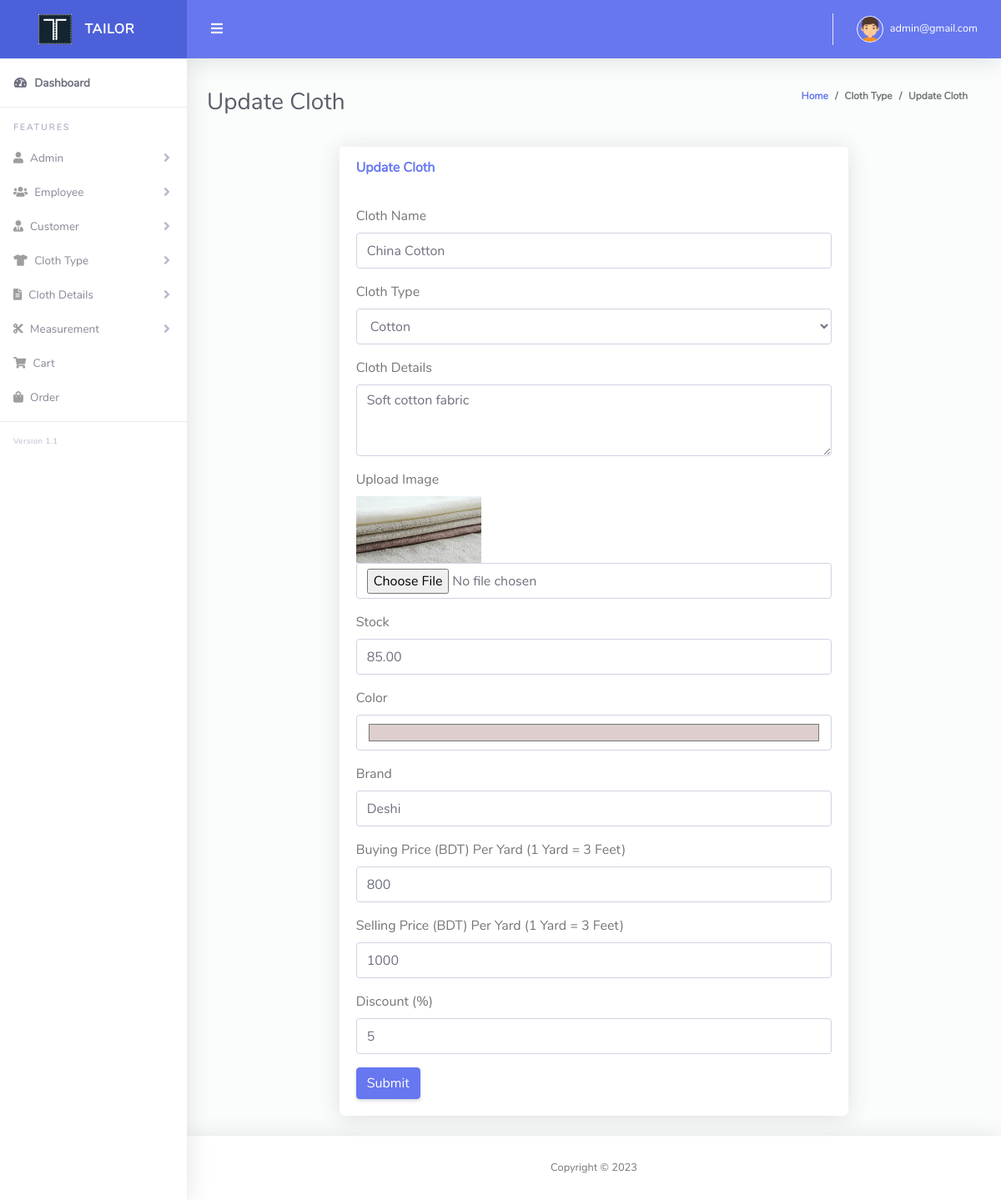
The page /edit_cloth.php?clothid=20 (signed in) on the database its author committed.
### tables this page shows
CREATE TABLE `tbl_cloth` (
  `id` int(11) NOT NULL,
  `cloth_name` varchar(255) NOT NULL,
  `type` int(11) NOT NULL,
  `details` text NOT NULL,
  `image` varchar(255) NOT NULL,
  `stock` varchar(255) NOT NULL,
  `color` varchar(255) NOT NULL,
  `brand` varchar(255) NOT NULL,
  `buying_price` int(11) NOT NULL,
  `selling_price` int(11) NOT NULL,
  `discount` int(11) NOT NULL,
  `created_at` timestamp NOT NULL DEFAULT current_timestamp(),
  `soft_delete` tinyint(4) NOT NULL DEFAULT 0
);

CREATE TABLE `cloth_type` (
  `id` int(11) NOT NULL,
  `name` varchar(255) NOT NULL,
  `soft_delete` tinyint(4) NOT NULL DEFAULT 0
);

### Classes/DB.php (called while the page is built, shortened)
<?php
class DB
{
    public function connect(){
        $this->conn = new mysqli("localhost","root","","tailor_shop");
        if ($this->conn->connect_error) {
          die("Connection failed: " . $this->conn->connect_error);
        } else {
            return $msg =  "connected";
        }
    }
}

### Classes/ClothClass.php (called while the page is built, shortened)
<?php
include_once 'db.php';
class ClothClass extends DB
{
    public function viewSingleCloth($clothid){
        $query  = "SELECT * FROM tbl_cloth WHERE id='$clothid'";
        $result = $this->conn->query($query);
        return $result;
    }
	public function select($query){
		$result = $this->conn->query($query) or die($this->conn->error.__LINE__);
		if($result->num_rows > 0){
			return $result;
		} else {
			return false;
		}
	}
}

### edit_cloth.php (the view, shortened to what this page needs)
<?php include 'layouts/header.php';
$clothid = "";
if ($_GET['clothid'] == NULL || !isset($_GET['clothid'])) {
  "<script>window.location = 'all_cloth.php'; </script>";
} else {
  $clothid = $_GET['clothid'];
}
?>
<div class="container-fluid" id="container-wrapper">
  <div class="d-sm-flex align-items-center justify-content-between mb-4">
    <h1 class="h3 mb-0 text-gray-800">Update Cloth</h1>
    <ol class="breadcrumb">
      <li class="breadcrumb-item"><a href="index.php">Home</a></li>
      <li class="breadcrumb-item">Cloth Type</li>
      <li class="breadcrumb-item active" aria-current="page">Update Cloth</li>
    </ol>
  </div>
  <div class="row">
    <div class="col-lg-2"></div>
    <div class="col-lg-8">
      <div class="card mb-4">
        <div class="card-header py-3 d-flex flex-row align-items-center justify-content-between">
          <h6 class="m-0 font-weight-bold text-primary">Update Cloth</h6>
        </div>
        <div class="card-body">
          <form method="POST" enctype="multipart/form-data">
            <?php
            $view = $cloth->viewSingleCloth($clothid);
            if ($view) {
              while ($value = $view->fetch_assoc()) {
            ?>
                <div class="form-group">
                  <label>Cloth Name</label>
                  <input name="cloth_name" type="text" class="form-control" value="<?php echo $value['cloth_name']; ?>">
                </div>
                <div class="form-group">
                  <label>Cloth Type</label><br>
                  <select id="select" name="type" class="form-control">
                    <?php
                    $query = "select * from cloth_type where soft_delete=0";
                    $type = $cloth->select($query);
                    if ($type) {
                      while ($result = $type->fetch_assoc()) {
                    ?>
                        <option <?php
                                if ($value['type'] == $result['id']) { ?> selected="selected" <?php } ?> value="<?php echo $result['id']; ?>"><?php echo $result['name']; ?>
                        </option>
                    <?php }
                    } ?>
                  </select>
                </div>
                <div class="form-group">
                  <label>Cloth Details</label>
                  <textarea name="details" class="form-control" id="exampleFormControlTextarea1" rows="3"><?php echo $value['details']; ?></textarea>
                </div>
                <div class="form-group">
                  <label>Upload Image</label>
                  <br>
                  <td>
                    <img src="<?php echo $value['image']; ?>" height="80px" width="150px" /></br>
                    <input type="file" name="image" class="form-control" placeholder="Enter Image" min="0" />
                  </td>
                </div>
                <div class="form-group">
                  <label>Stock</label>
                  <input name="stock" type="text" class="form-control" value="<?php echo $value['stock']; ?>">
                </div>
                <div class="form-group">
                  <label>Color</label>
                  <input name="color" type="color" class="form-control" value="<?php echo $value['color']; ?>">
                </div>
                <div class="form-group">
                  <label>Brand</label>
                  <input name="brand" type="text" class="form-control" value="<?php echo $value['brand']; ?>">
                </div>
                <div class="form-group">
                  <label>Buying Price (BDT) Per Yard (1 Yard = 3 Feet)</label>
                  <input name="buying_price" type="number" class="form-control" value="<?php echo $value['buying_price']; ?>" min="0">
                </div>
                <div class="form-group">
                  <label>Selling Price (BDT) Per Yard (1 Yard = 3 Feet)</label>
                  <input name="selling_price" type="number" class="form-control" value="<?php echo $value['selling_price']; ?>" min="0">
                </div>
                <div class="form-group">
                  <label>Discount (%)</label>
                  <input name="discount" type="number" min="0" step="1" class="form-control" value="<?php echo $value['discount']; ?>">
                </div>
            <?php }
            } ?>
            <button type="submit" class="btn btn-primary">Submit</button>
          </form>
        </div>
      </div>
    </div>
  </div>
</div>
<?php include 'layouts/footer.php'; ?>

### rows shown on the page
tbl_cloth: cloth_name "China Cotton", type "Cotton", details "Soft cotton fabric", image (picture), stock "85.00", color "#decece", brand "Deshi", buying_price "800", selling_price "1000", discount "5"

### other values the page prints
$_SESSION['email'] "admin@gmail.com"
